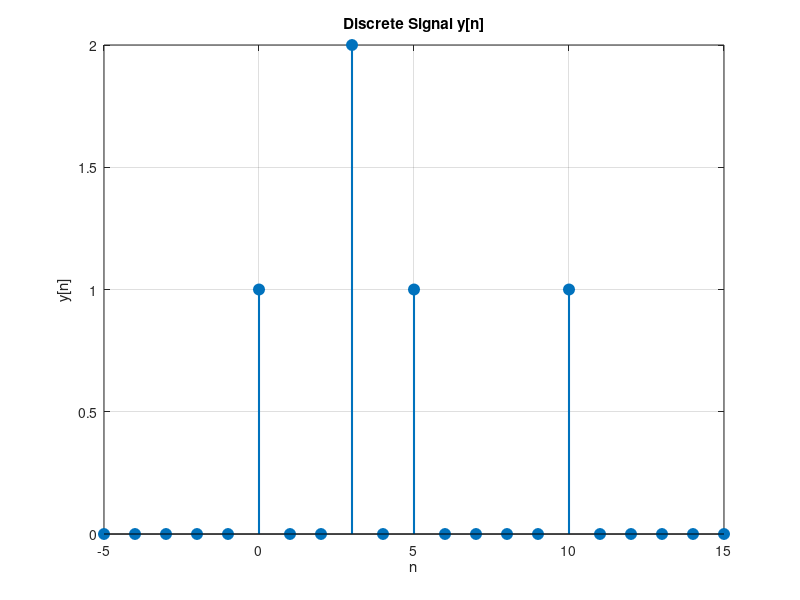

MATLAB code for this plot:
n = -5:15;

y = zeros(1, length(n)); 
for i = 1:length(n)
    if n(i) == 3
        y(i) = 2;
    elseif n(i) == 0 || n(i) == 5 || n(i) == 10
        y(i) = 1;
    else
        y(i) = 0;
    end
end


stem(n, y, 'filled', 'MarkerSize', 8, 'LineWidth', 1.5);
xlabel('n');
ylabel('y[n]');
title('Discrete Signal y[n]');
grid on;